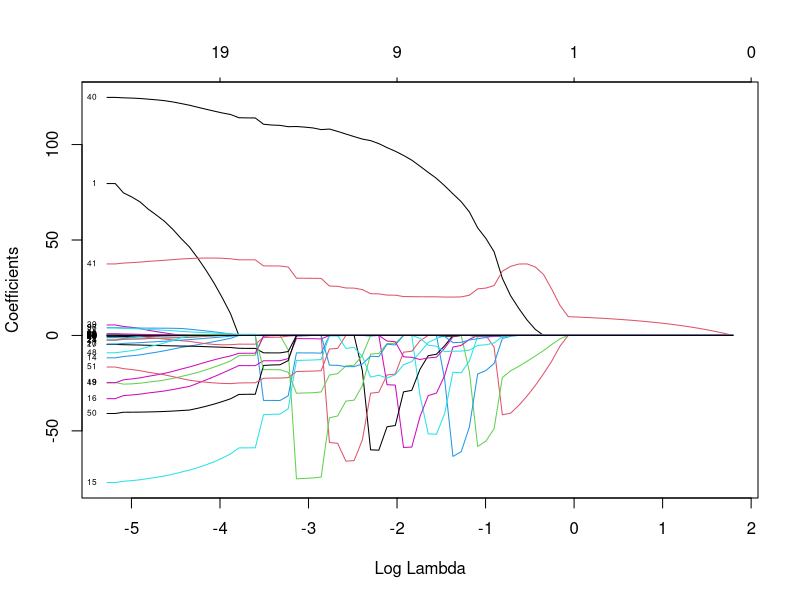
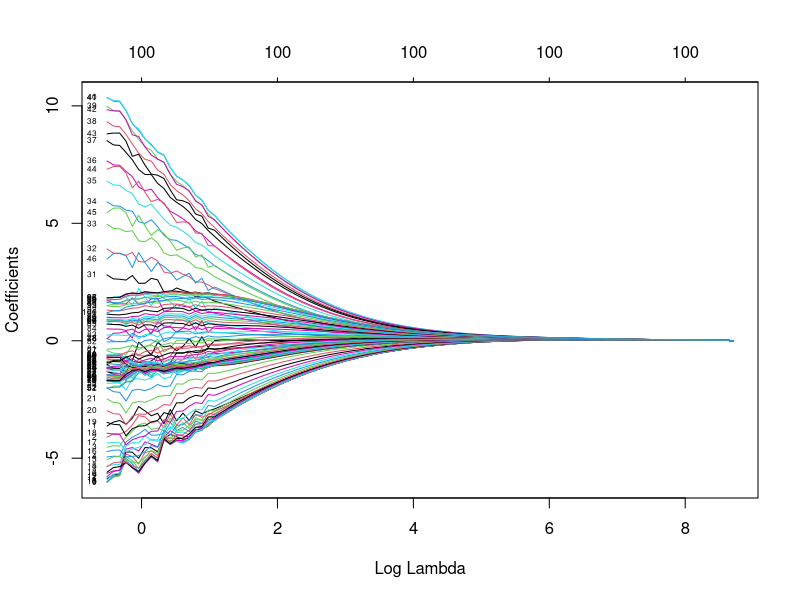
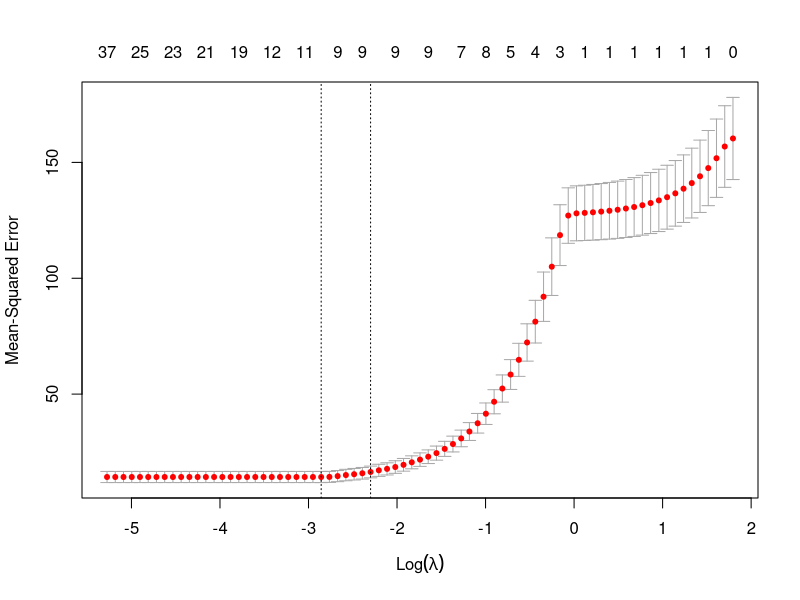
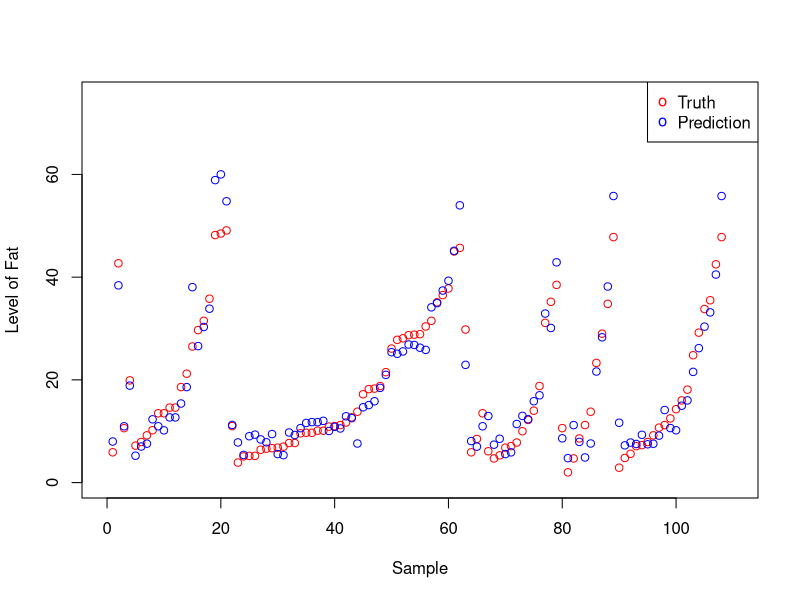
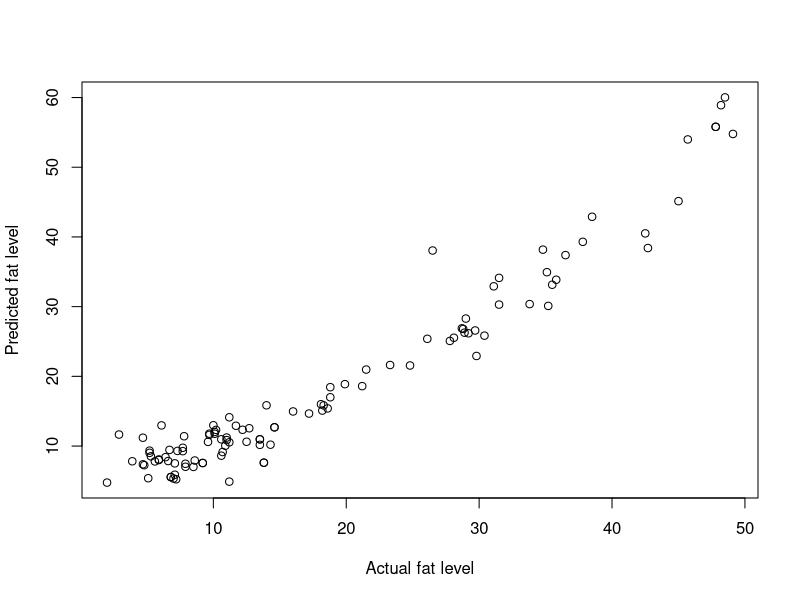

The R script that drew these images, in order:
library(glmnet)

df = read.csv("tecator.csv")

# Splitting data to training and test data
n = dim(df)[1]
set.seed(12345)
id = sample(1:n, floor(n*0.5))
train=df[id,]
test=df[-id,]


############################################## 
##----------------- Task 1 -----------------##
##############################################

# Fit using all listed voice characteristics on training data
fit = lm(formula=Fat ~. -Sample-Protein-Moisture, data=train)

# Show summary of fitted model
summary(fit)

# Print coefficients of the model
coeff <- coefficients(fit)
print(coeff)

# Get predictions on training data
y_hat_train = fitted(fit)

# Estimate training MSE
n_train <- nrow(train)
mse_train <- sum((y_hat_train-train$Fat)^2)/n_train
cat("MSE training data:", mse_train, "\n")

# Get predictions on test data
y_hat_test <- predict(fit, test)

# Estimate test MSE
n_test <- nrow(test)
mse_test <- sum((y_hat_test-test$Fat)^2)/n_test
cat("MSE test data:", mse_test, "\n")


##############################################
##----------------- Task 2 -----------------##
##############################################

# take loss function from slide


##############################################
##----------------- Task 3 -----------------##
##############################################

covariates = train[,2:101]
y_train = train$Fat

model_Las=glmnet(as.matrix(covariates), y_train, alpha=1, family="gaussian")
plot(model_Las, xvar="lambda", label=TRUE)


##############################################
##----------------- Task 4 -----------------##
##############################################

model_Reg=glmnet(as.matrix(covariates), y_train, alpha=0, family="gaussian")
plot(model_Reg, xvar="lambda", label=TRUE)


##############################################
##----------------- Task 5 -----------------##
##############################################

model_Las_cv=cv.glmnet(as.matrix(covariates), y_train, alpha=1, family="gaussian")
plot(model_Las_cv)
print(coef(model_Las_cv, s="lambda.min"))
lambda_opt <- model_Las_cv$lambda.min
cat("lambda min:", lambda_opt)

model_opt=glmnet(as.matrix(covariates), 
                 y_train, alpha=1, 
                 family="gaussian", 
                 lambda=lambda_opt)
test_predict=predict(model_opt, newx=as.matrix(test[,2:101]), type="response")
plot(test$Fat,
     xlab = "Sample",
     ylab = "Level of Fat",
     col ="red",
     ylim = c(0, 75),
     xlim = c(0, 110),
)
points(test_predict, col = "blue")
legend(x="topright",
       legend = c("Truth","Prediction"),
       col=c("red", "blue"),
       pch = "oo")


plot(test$Fat, test_predict,
     xlab = "Actual fat level",
     ylab = "Predicted fat level"
)